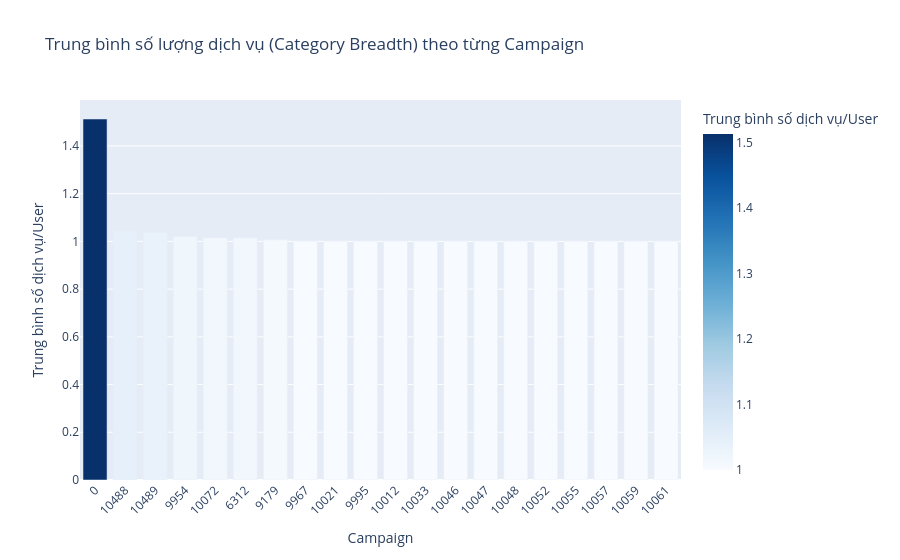

The code cell stored with this chart in its notebook:
### Markdown cell above
## Độ phủ dịch vụ (Category Breadth)

### Code cell
# Đếm số danh mục duy nhất mỗi user sử dụng trong từng Campaign
user_cat_breadth = df_all.groupby(['campaignID', 'userID'])['report_cat'].nunique().reset_index()
user_cat_breadth.rename(columns={'report_cat': 'unique_categories'}, inplace=True)

# Tính trung bình độ phủ dịch vụ của tập user theo từng Campaign
campaign_cat_breadth = user_cat_breadth.groupby('campaignID')['unique_categories'].mean().reset_index()
campaign_cat_breadth.rename(columns={'unique_categories': 'avg_categories_per_user'}, inplace=True)

# Sắp xếp để xem Campaign nào mang lại user có độ phủ dịch vụ cao nhất
campaign_cat_breadth = campaign_cat_breadth.sort_values(by='avg_categories_per_user', ascending=False)

fig_breadth = px.bar(
    campaign_cat_breadth.head(20), 
    x='campaignID', 
    y='avg_categories_per_user',
    title='Trung bình số lượng dịch vụ (Category Breadth) theo từng Campaign',
    labels={'campaignID': 'Campaign', 'avg_categories_per_user': 'Trung bình số dịch vụ/User'},
    color='avg_categories_per_user',
    color_continuous_scale='Blues'
)

fig_breadth.update_layout(xaxis_tickangle=-45)
fig_breadth.show()

### Figure 1 — Plotly figure (JSON) as saved in the notebook; plotly's stock layout.template omitted (floating-point values rounded to 4 significant figures)
{"data": [{"hovertemplate": "Campaign=%{x}<br>Trung bình số dịch vụ/User=%{marker.color}<extra></extra>", "legendgroup": "", "marker": {"color": [1.513, 1.043, 1.037, 1.021, 1.016, 1.015, 1.006, 1.0, 1.0, 1.0, 1.0, 1.0, 1.0, 1.0, 1.0, 1.0, 1.0, 1.0, 1.0, 1.0], "coloraxis": "coloraxis", "pattern": {"shape": ""}}, "name": "", "orientation": "v", "showlegend": false, "textposition": "auto", "type": "bar", "x": ["0", "10488", "10489", "9954", "10072", "6312", "9179", "9967", "10021", "9995", "10012", "10033", "10046", "10047", "10048", "10052", "10055", "10057", "10059", "10061"], "xaxis": "x", "y": [1.513, 1.043, 1.037, 1.021, 1.016, 1.015, 1.006, 1.0, 1.0, 1.0, 1.0, 1.0, 1.0, 1.0, 1.0, 1.0, 1.0, 1.0, 1.0, 1.0], "yaxis": "y"}], "layout": {"barmode": "relative", "coloraxis": {"colorbar": {"title": {"text": "Trung bình số dịch vụ/User"}}, "colorscale": [[0, "rgb(247,251,255)"], [0.125, "rgb(222,235,247)"], [0.25, "rgb(198,219,239)"], [0.375, "rgb(158,202,225)"], [0.5, "rgb(107,174,214)"], [0.625, "rgb(66,146,198)"], [0.75, "rgb(33,113,181)"], [0.875, "rgb(8,81,156)"], [1, "rgb(8,48,107)"]]}, "legend": {"tracegroupgap": 0}, "title": {"text": "Trung bình số lượng dịch vụ (Category Breadth) theo từng Campaign"}, "xaxis": {"anchor": "y", "domain": [0, 1], "tickangle": -45, "title": {"text": "Campaign"}}, "yaxis": {"anchor": "x", "domain": [0, 1], "title": {"text": "Trung bình số dịch vụ/User"}}}}
